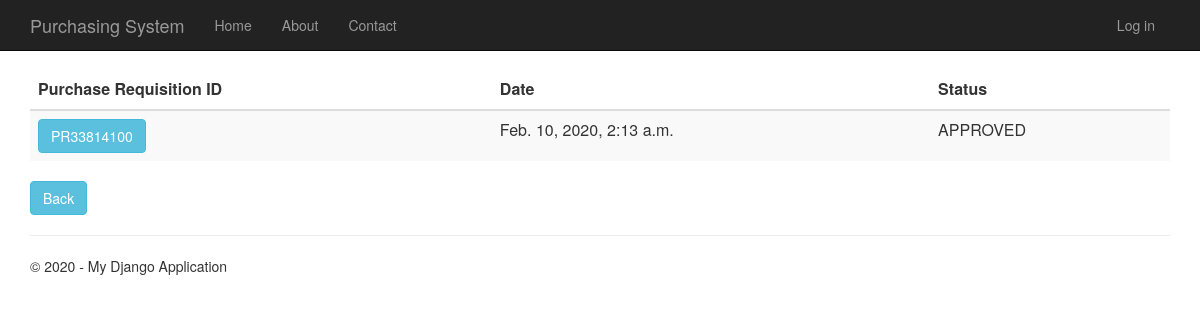
Before: /purchaserequisitionhistory with the older database file.
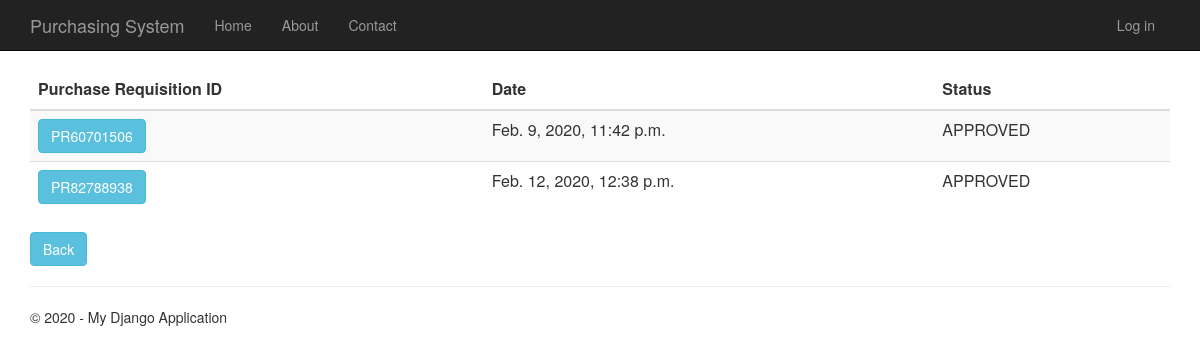
After: the same page with the newer database file.
### PurchaseRequisition/models.py (models this page shows)
class PurchaseRequisition(models.Model):
    pr_id= models.CharField(max_length=10, primary_key=True) #takes character
    description= models.TextField(null=True,default=None, blank=True)
    time_created= models.DateTimeField()
    total_price= models.DecimalField(max_digits=10, decimal_places=2, default=Decimal('0.00'))
    status= models.TextField(max_length=10, default="Pending")
    person_id = models.ForeignKey(Person)
    def __str__(self):
        return str(self.pr_id)

### PurchaseRequisition/views.py (the view)
# urls.py: url(r'^purchaserequisitionhistory', PurchaseRequisition.views.purchaserequisitionhistory, name="purchase_requisition_history"),
def purchaserequisitionhistory(request):
    purchase_requisitions = PurchaseRequisition.objects.all()
    print(purchase_requisitions)
    context = {
            'title':'Purchase Requisition History',
            'rows':purchase_requisitions
        }
    return render(request,'PurchaseRequisition/purchaserequisitionhistory.html',context)

### PurchaseRequisition/templates/PurchaseRequisition/purchaserequisitionhistory.html
﻿{% extends "app/layout.html" %}
{% block content %}
<div class="purchaseorderhistory margintop" action="menu" >
    <form action="purchaserequisitionhistorydetails" method="GET">
        <table class="table table-striped margintop">
          <thead>
            <tr>
              <th scope="col">Purchase Requisition ID</th>
              <th scope="col">Date</th>
              <th scope="col">Status</th>
            </tr>
          </thead>
          <tbody>
              {% for r in rows %}
            <tr>
                 <td><button type="submit" name="pr_id" value="{{r.pr_id}}" class="btn btn-info" >{{r.pr_id}}</button></td>
                 <td>{{r.time_created}}</td>
                 <td>{{r.status}}</td>
            </tr>
              {% endfor %}
          </tbody>
        </table>
    </form>
       <form action="menu">
        <div class="margintop">
            <button type="submit" class="btn btn-info" >Back</button>
        </div>
    </form>
</div>
{% endblock %}

Changed rows visible on the page:
removed PurchaseRequisition: pr_id "PR33814100", time_created "Feb. 10, 2020, 2:13 a.m.", status "APPROVED"
added PurchaseRequisition: pr_id "PR60701506", time_created "Feb. 9, 2020, 11:42 p.m.", status "APPROVED"
added PurchaseRequisition: pr_id "PR82788938", time_created "Feb. 12, 2020, 12:38 p.m.", status "APPROVED"
